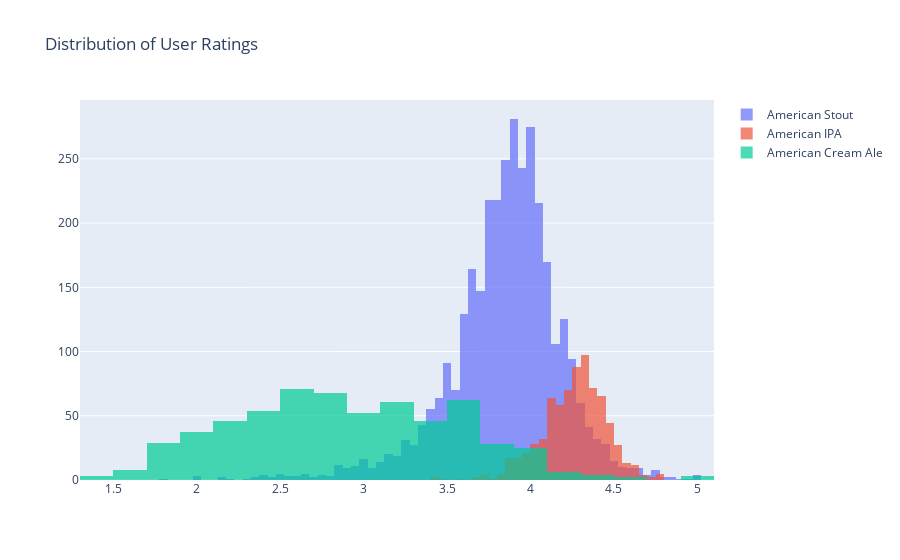

Notebook cell for this chart:
### Code cell
fig = go.Figure()
fig.add_trace(go.Histogram(x=test_df.loc[test_df['style'] == 'American Stout']['avg_score'], name='American Stout'))
fig.add_trace(go.Histogram(x=test_df.loc[test_df['style'] == 'New England IPA']['avg_score'], name='American IPA'))
fig.add_trace(go.Histogram(x=test_df.loc[test_df['style'] == 'American Light Lager']['avg_score'],name='American Cream Ale'))

# Overlay both histograms
fig.update_layout(title='Distribution of User Ratings', barmode='overlay')
# Reduce opacity to see both histograms
fig.update_traces(opacity=0.7)
fig.show()

### Figure 1 — Plotly figure (JSON) as saved in the notebook; plotly's stock layout.template omitted (floating-point values rounded to 4 significant figures; data arrays with more than 128 entries replaced by an {"elided": "..."} marker saying what was removed)
{"data": [{"name": "American Stout", "opacity": 0.7, "type": "histogram", "x": {"elided": "3393 float values"}}, {"name": "American IPA", "opacity": 0.7, "type": "histogram", "x": {"elided": "752 float values"}}, {"name": "American Cream Ale", "opacity": 0.7, "type": "histogram", "x": {"elided": "605 float values"}}], "layout": {"barmode": "overlay", "title": {"text": "Distribution of User Ratings"}}}
